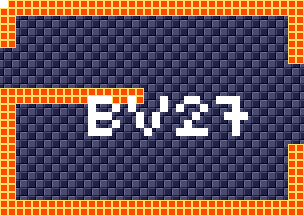

Below is a game level as drawn by its tile map, then a one-line description and the .tmx that defines it (tile-layer data replaced by summaries):
An orthogonal 38x27 tile map with 8x8 px tiles, 4 tile layers (background, foreground, room numbers, Objects), 15 tilesets.

<map version="1.5" tiledversion="1.7.1" orientation="orthogonal" renderorder="right-down" width="38" height="27" tilewidth="8" tileheight="8" infinite="0" nextlayerid="11" nextobjectid="1">
 <tileset firstgid="1" source="tilesheets/tsKarniMata.tsx" />
 <tileset firstgid="1025" source="tilesheets/tsVoodooWasp.tsx" />
 <tileset firstgid="2049" source="tilesheets/tsBurial.tsx" />
 <tileset firstgid="3073" source="tilesheets/tsBlueTemple.tsx" />
 <tileset firstgid="4097" source="tilesheets/tsGoddess.tsx" />
 <tileset firstgid="5121" source="tilesheets/tsKonark.tsx" />
 <tileset firstgid="6145" name="sEnemies" tilewidth="8" tileheight="8" tilecount="1024" columns="32">
  <image source="../grapx/tilesheets/sObjects.bmp" trans="ff94ff" width="256" height="256" />
 </tileset>
 <tileset firstgid="7169" source="tilesheets/tsIceTemple.tsx" />
 <tileset firstgid="8193" source="tilesheets/tsLavaArea.tsx" />
 <tileset firstgid="9217" source="tilesheets/tsBossArea.tsx" />
 <tileset firstgid="10241" source="tilesheets/tsPegu.tsx" />
 <tileset firstgid="11265" source="tilesheets/sTiwanakuTemple.tsx" />
 <tileset firstgid="12289" source="tilesheets/sIndraTemple.tsx" />
 <tileset firstgid="13313" source="tilesheets/sTeleport.tsx" />
 <tileset firstgid="14337" source="tilesheets/sObjects.tsx" />
 <layer id="2" name="background" width="38" height="27">
  <data>[1026 cells, 1026 non-empty, 2 distinct tile ids]</data>
 </layer>
 <layer id="1" name="foreground" width="38" height="27">
  <data>[1026 cells, 246 non-empty, 1 distinct tile ids]</data>
 </layer>
 <layer id="7" name="room numbers" width="38" height="27">
  <data>[1026 cells, 42 non-empty, 1 distinct tile ids]</data>
 </layer>
 <layer id="10" name="Objects" width="38" height="27">
  <data>[1026 cells, 0 non-empty, 0 distinct tile ids]</data>
 </layer>
</map>
